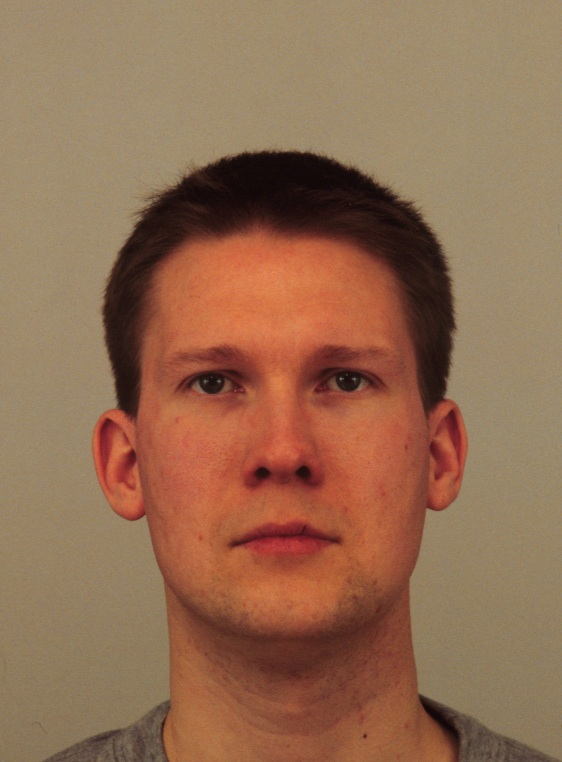
%> input picture scramble_demo/raw_images/AM11NES.JPG, 562 x 762 px; its folder holds only this picture in this run
$ octave scramble_demo.m   (GNU Octave 9; MATLAB toolbox functions it lacks are replaced by stand-ins)
%> lines starting %> are read from the running program, lines starting %| are printed output that depends on the picture
### scramble_demo/functions/read_all_images.m
% [ims,nim,imname] = readImages(pathname,imformat)
%
% This is the modified version of the original function by Willenbockel et
% al. (2010). I have added a `grayscale` argument to check if the function
% need to convert or not. Use 1 to convert and 0 to not convert
% ------------------------------------------------------------------------

function [ims,nim,imname] = read_all_images(pathname,imformat, grayscale)
%> called with pathname = 'raw_images', imformat = 'jpg', grayscale = 0

all_images = dir(fullfile(pathname, lower(strcat('*.',imformat)))); % adding lower for more general approach
nim = length(all_images);
ims = cell(nim,1); % create a cell array with (column)

if nargout == 3
    imname = cell(nim,1); % if arguments are specifed, preallocate a cell array for images
end

for im = 1:nim
    % read file and info
    im1 = imread(fullfile(pathname,all_images(im).name));
%> im1 is the input picture: size 762x562x3 uint8; mean R, G, B 146.8, 108.2, 81.7
    info = imfinfo(fullfile(pathname,all_images(im).name));
    if grayscale == 1
        if strcmp(info.ColorType(1:4),'gray') ~= 1
           im1 = rgb2gray(im1);
        end
    end
    ims{im} = im1; % assign to cell
    if nargout == 3
        imname{im} = all_images(im).name;
    end
end

### scramble_demo/functions/scramble.m
function [resultImage, permuteParameter] = hb_imageScramble(inputImage, nSection, showOption)
% this matlab function returns scrambled matrix of input image, [nSection+1 by nSection+1]
% example -> image scramble into 2 by 2 grid (without image plot)
% >> resultImage = hb_imageScramble(inputImage, 2, false);
% example -> image scramble into 4 by 4 grid (with image plot)
% >> resultImage = hb_imageScramble(inputImage, 4, true);
% initial commit : 20160326
% hiobeen@yonsei.ac.kr
% key word : image scramble matlab

if nargin < 3
    showOption = false;
end
if nSection == 1
    resultImage = inputImage;
    if showOption
        subplot(1,2,1); imshow(inputImage); title('input image');
        subplot(1,2,2); imshow(resultImage); title(['scrambled image (' num2str(nSection) ' by ' num2str(nSection) ')']);
    end
    return;
end
[nRow, nCol, nDim] = size(inputImage);

rowSpace = floor(linspace( 1, nRow , nSection+1 )); % make mosaic indicies
colSpace  = floor(linspace( 1, nCol , nSection+1 ));

rowSpace(end) = nRow; colSpace(end) = nCol; % should be equal to original image size
min_possibleSize = [ max(diff(rowSpace)), max(diff(colSpace)) ];

mosaics = cell([1,(nSection)^2]); % section images into {N x N}, and temporally store into the cell 'mosaics'
permuteParameter = randperm( (nSection)^2 ); % make random indexing parameter

% Split image into cells (with random order)
mosaic_nAppend = 0;
for rowIdx = 1:length(rowSpace)-1
    for colIdx = 1:length(rowSpace)-1
        mosaic_nAppend = mosaic_nAppend+1;
        mosaics{1,permuteParameter(mosaic_nAppend)} = imresize(inputImage(...
            rowSpace(rowIdx):rowSpace(rowIdx+1)-1,...
            colSpace(colIdx):colSpace(colIdx+1)-1, :), min_possibleSize);
    end
end

% CAT image, step 1 (integrate by rows)
cat_row = cell( [1, nSection] );
cat_row_nAppend = 0;
for cellIdx = 1:length(mosaics)
    if mod(cellIdx, nSection) == 1
        cat_row_nAppend = cat_row_nAppend+1;
    end
    cat_row{1, cat_row_nAppend} = cat(1,cat_row{1, cat_row_nAppend},...
        mosaics{1,cellIdx});
end

% CAT image, step 2 (integrate by columns)
cat_col = [];
for cellIdx = 1:length(cat_row)
    cat_col = cat(2, cat_col, cat_row{1,cellIdx});
end

% CAT image, step 3 (integrate by color dimension)
if nDim > 1
    resultImage = [];
    for dimIdx = 1:nDim
        resultImage = cat(3, resultImage, imresize(squeeze(cat_col(:,:,dimIdx)), [nRow, nCol]));
    end
else
    resultImage = imresize(cat_col, [nRow, nCol]);
end

if showOption
    subplot(1,2,1); imshow(inputImage); title('input image');
    set(gca, 'YDir', 'normal');
    subplot(1,2,2); imshow(resultImage); title(['scrambled image (' num2str(nSection) ' by ' num2str(nSection) ')']);
    set(gca, 'YDir', 'normal');
end

return

### scramble_demo/scramble_demo.m
%% General Info

% You have to put all your functions to a folder or the root of your *.m matlab script
% Put all your images in a folder (just for organization purposes) let's say images/
% install the image processing toolbox in Matlab

%% Workspace

input_folder = "raw_images";
output_folder = "final_images";

%% Reading Images

[images, nimages, names] = read_all_images(input_folder, "jpg", 0); % reading all images (check the function)
%> images = 1 item; nimages = 1; names = {'AM11NES.JPG'}

%% Scramble

im_scrambled = cell(nimages, 1); % init the cell array
%> im_scrambled = {[]}
nscram = 10; % number of pieces

for im = 1:nimages
    im_scrambled{im} = scramble(images{im}, nscram);
end
%> this loop made 1 pass
%> after the loop, im_scrambled = 1 item

%% Writing images
% you can do it on the previous loop of course

for im = 1:nimages
    imwrite(im_scrambled{im}, fullfile(output_folder, strcat(names{im})));
end
%> this loop made 1 pass
%> pass 1, `imwrite(im_scrambled{im}, fullfile(output_folder, strcat(names{im})));`:
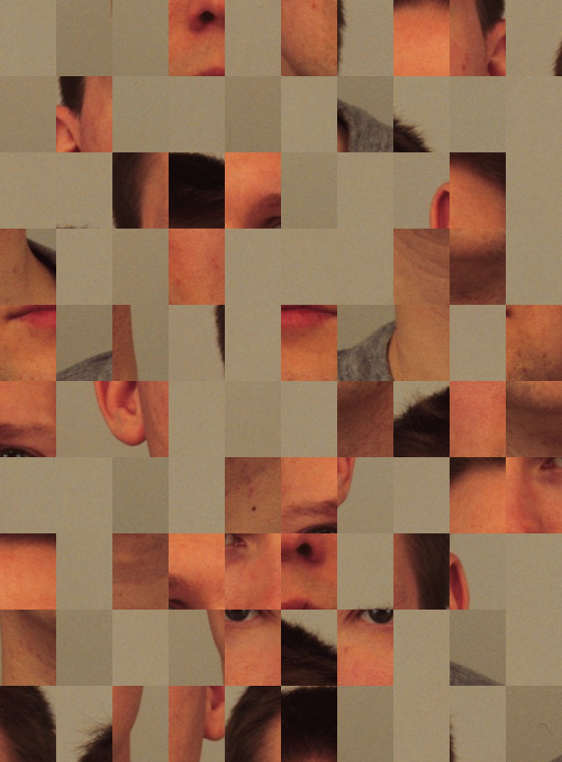
%> saved as AM11NES.JPG: size 762x562x3 uint8; mean R, G, B 146.9, 108.2, 81.6

$ run again, on scramble_demo/raw_images/AM27NES.JPG
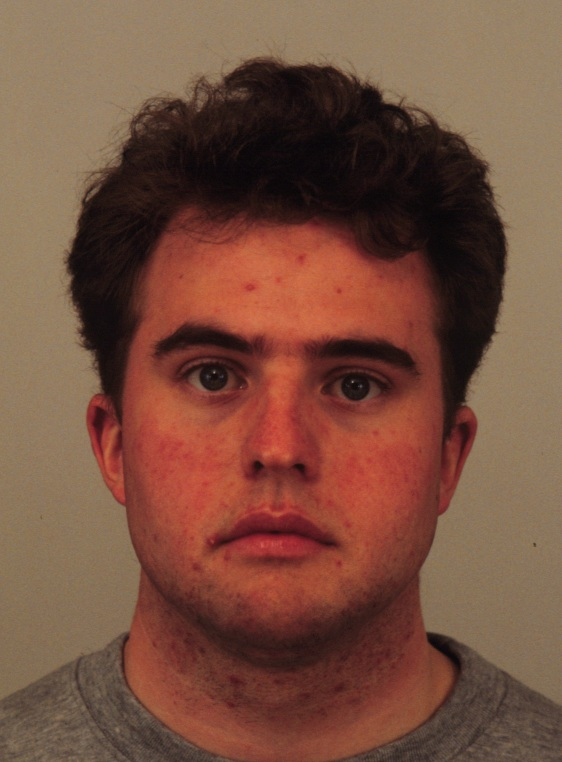
%> input picture scramble_demo/raw_images/AM27NES.JPG, 562 x 762 px
%> in read_all_images, im1 is the input picture: size 762x562x3 uint8; mean R, G, B 118.5, 79.1, 62.7
%> images = 1 item; nimages = 1; names = {'AM27NES.JPG'}
%> `im_scrambled = cell(nimages, 1);`: im_scrambled = {[]}
%> the loop `for im = 1:nimages` made 1 pass
%> after the loop `for im = 1:nimages`: im_scrambled = 1 item
%> the loop `for im = 1:nimages` made 1 pass
%> pass 1, `imwrite(im_scrambled{im}, fullfile(output_folder, strcat(names{im})));`:
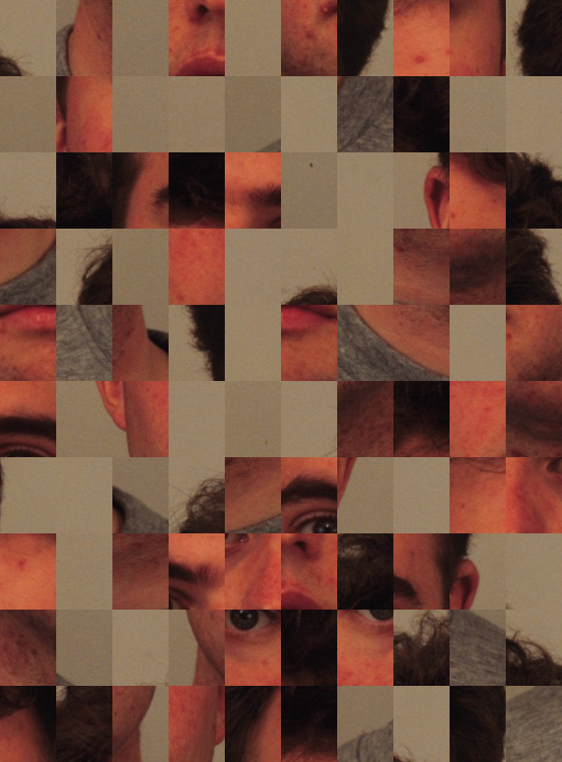
%> saved as AM27NES.JPG: size 762x562x3 uint8; mean R, G, B 118.5, 78.9, 62.6

$ run again, on scramble_demo/raw_images/AM28NES.JPG
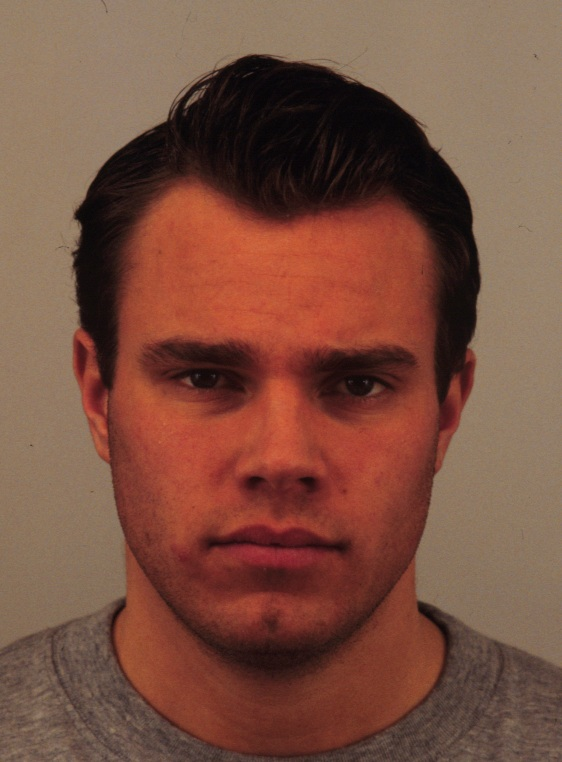
%> input picture scramble_demo/raw_images/AM28NES.JPG, 562 x 762 px
%> in read_all_images, im1 is the input picture: size 762x562x3 uint8; mean R, G, B 121.6, 79.5, 64.2
%> images = 1 item; nimages = 1; names = {'AM28NES.JPG'}
%> `im_scrambled = cell(nimages, 1);`: im_scrambled = {[]}
%> the loop `for im = 1:nimages` made 1 pass
%> after the loop `for im = 1:nimages`: im_scrambled = 1 item
%> the loop `for im = 1:nimages` made 1 pass
%> pass 1, `imwrite(im_scrambled{im}, fullfile(output_folder, strcat(names{im})));`:
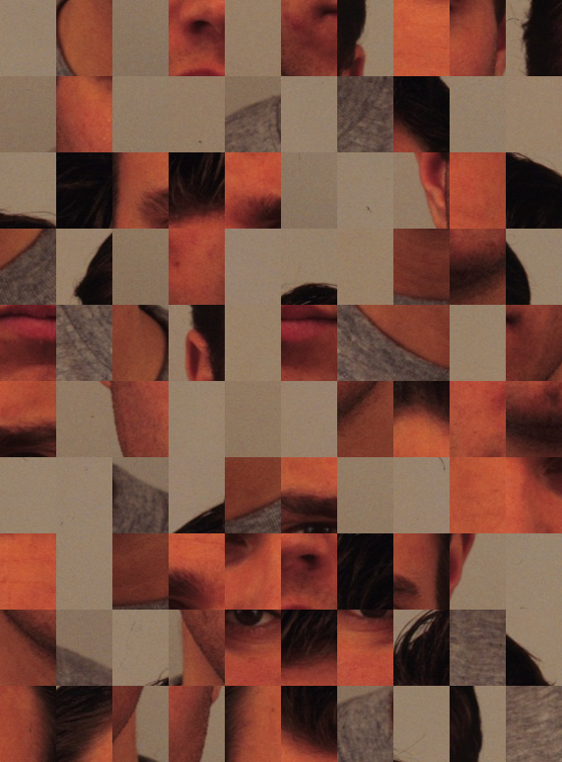
%> saved as AM28NES.JPG: size 762x562x3 uint8; mean R, G, B 121.6, 79.4, 64.1

$ run again, on scramble_demo/raw_images/AM14NES.JPG
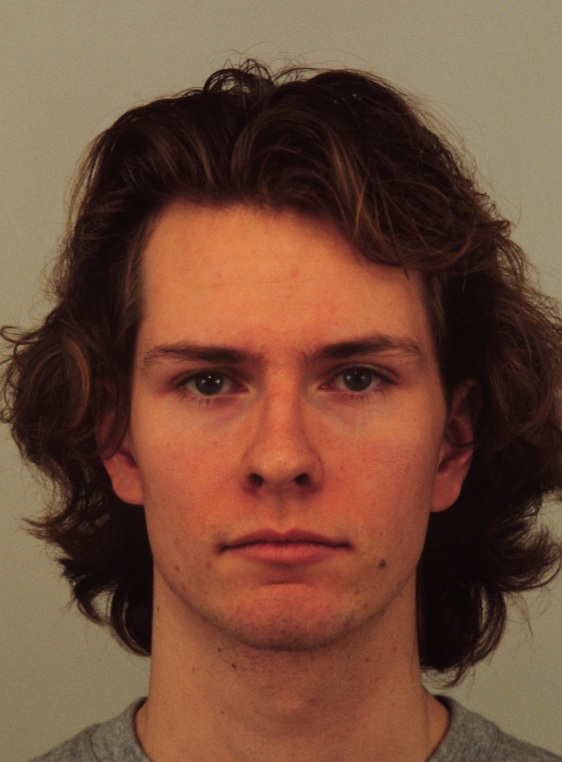
%> input picture scramble_demo/raw_images/AM14NES.JPG, 562 x 762 px
%> in read_all_images, im1 is the input picture: size 762x562x3 uint8; mean R, G, B 115.3, 77.8, 58.2
%> images = 1 item; nimages = 1; names = {'AM14NES.JPG'}
%> `im_scrambled = cell(nimages, 1);`: im_scrambled = {[]}
%> the loop `for im = 1:nimages` made 1 pass
%> after the loop `for im = 1:nimages`: im_scrambled = 1 item
%> the loop `for im = 1:nimages` made 1 pass
%> pass 1, `imwrite(im_scrambled{im}, fullfile(output_folder, strcat(names{im})));`:
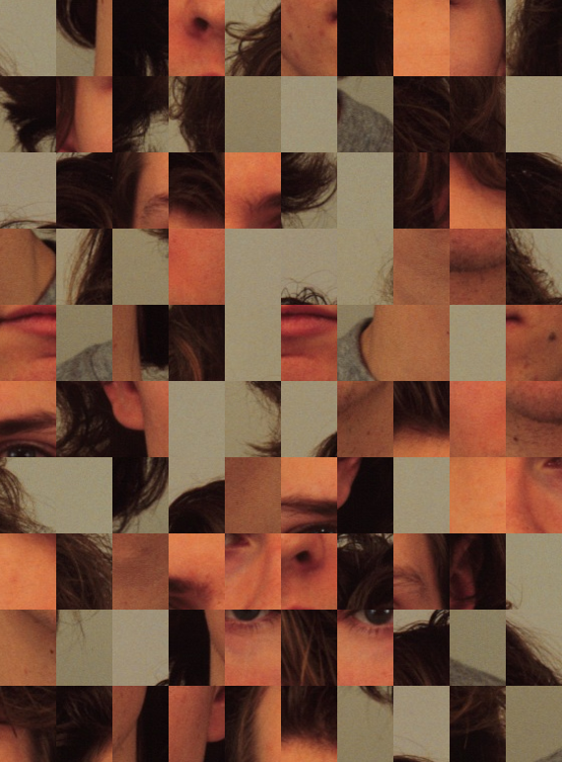
%> saved as AM14NES.JPG: size 762x562x3 uint8; mean R, G, B 115.3, 77.7, 58.1
